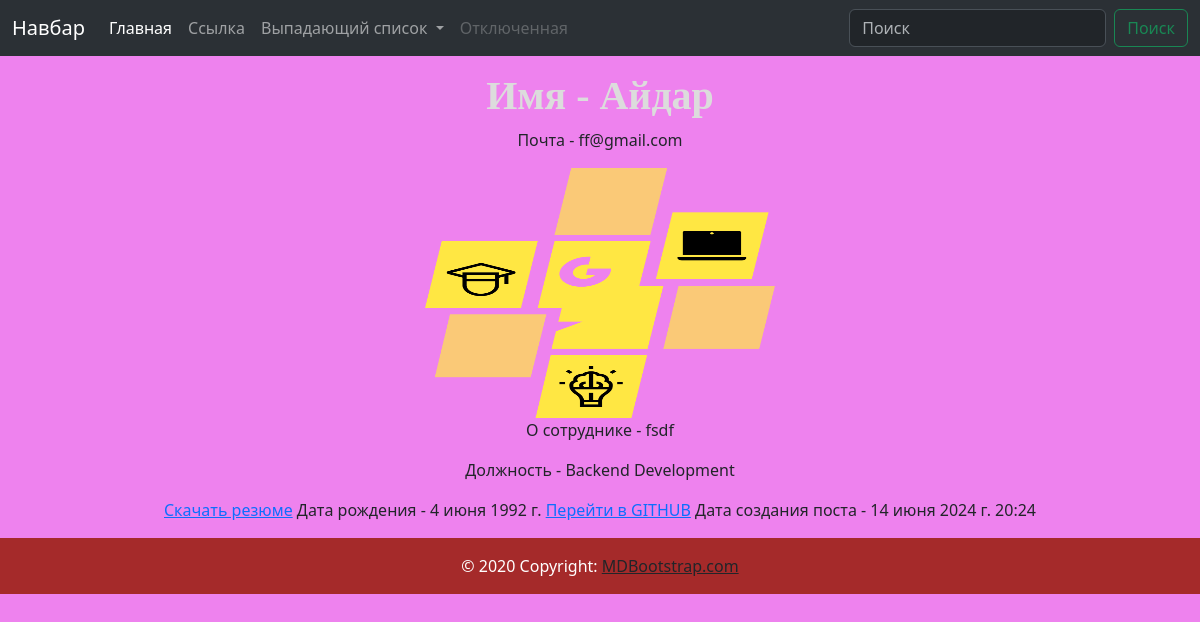
Screenshot of /employees/15/ with the database file from the repository.
### news_blog/models.py (models this page shows, shortened)
class Employees(models.Model):
    PROGRAMMING_STATUS = (
        ('Full Stack', 'Full Stack'),
        ('Backend Development', 'Backend Development'),
        ('Frontend Development', 'Frontend Development'),
        ('UX-UI Development', 'UX-UI Development'),
    )
    name = models.CharField(max_length=100, verbose_name='Напишите имя сотрудника', null=True)
    email = models.EmailField(default='@gmail.com', verbose_name='Укажите почту сотрудника', null=True)
    image = models.ImageField(upload_to='images/', verbose_name='Загрузите фото', null=True)
    about_emp = models.TextField()
    programming_status = models.CharField(max_length=100, choices=PROGRAMMING_STATUS,
                                          verbose_name='Укажите статус программиста', null=True)
    rezume = models.FileField(upload_to='rezume/', verbose_name='Загрузите резюме', null=True, blank=True)
    date_of_birth = models.DateField(verbose_name='Укажите дату рождения', null=True)
    github = models.URLField(verbose_name='Загрузите ваш гит', null=True)
    created_at = models.DateTimeField(auto_now_add=True)
    class Meta:
        verbose_name = 'сотрудника'
        verbose_name_plural = 'сотрудники'

### news_blog/views.py (the view)
# urls.py: path('employees/<int:id>/', views.EmployeeDetailView.as_view()),
class EmployeeDetailView(generic.DetailView):
    template_name = 'employees/employees_detail.html'
    context_object_name = 'emp_id'
    def get_object(self, **kwargs):
        emp_id = self.kwargs.get('id')
        return get_object_or_404(models.Employees, id=emp_id)

### templates/employees/employees_detail.html (shortened to what this page needs)
{% load static %}
{% include '../header.html' %}
<link rel="stylesheet" href="{% static 'css/style.css' %}">
<h1 class="h1_name">Имя - {{ emp_id.name }} </h1>
<p>Почта - {{ emp_id.email }}</p>
<img src="{{ emp_id.image.url }}" width="350" height="250">
<p>О сотруднике - {{ emp_id.about_emp }}</p>
<p>Должность - {{ emp_id.programming_status }}</p>
{% if emp_id.rezume %}
{% if emp_id.rezume.url %}
    <a href="{{ emp_id.rezume.url }}" download>Скачать резюме</a>
{% else %}
    <p>Резюме не загруженно</p>
{% endif %}
{% endif %}
<data>Дата рождения - {{ emp_id.date_of_birth }}</data>
<a href="{{ emp_id.github }}">Перейти в GITHUB</a>
<data>Дата создания поста - {{ emp_id.created_at }}</data>
{% include '../footer.html' %}

### static/css/style.css (style rules this page uses)
body { background-color: violet; }
.h1_name { color: gainsboro ; font-family: Verdana; font-weight: bolder; }

### rows the page displays
Employees: name "Айдар", email "ff@gmail.com", image (picture), about_emp "fsdf", programming_status "Backend Development", date_of_birth "4 июня 1992 г.", created_at "14 июня 2024 г. 20:24"
